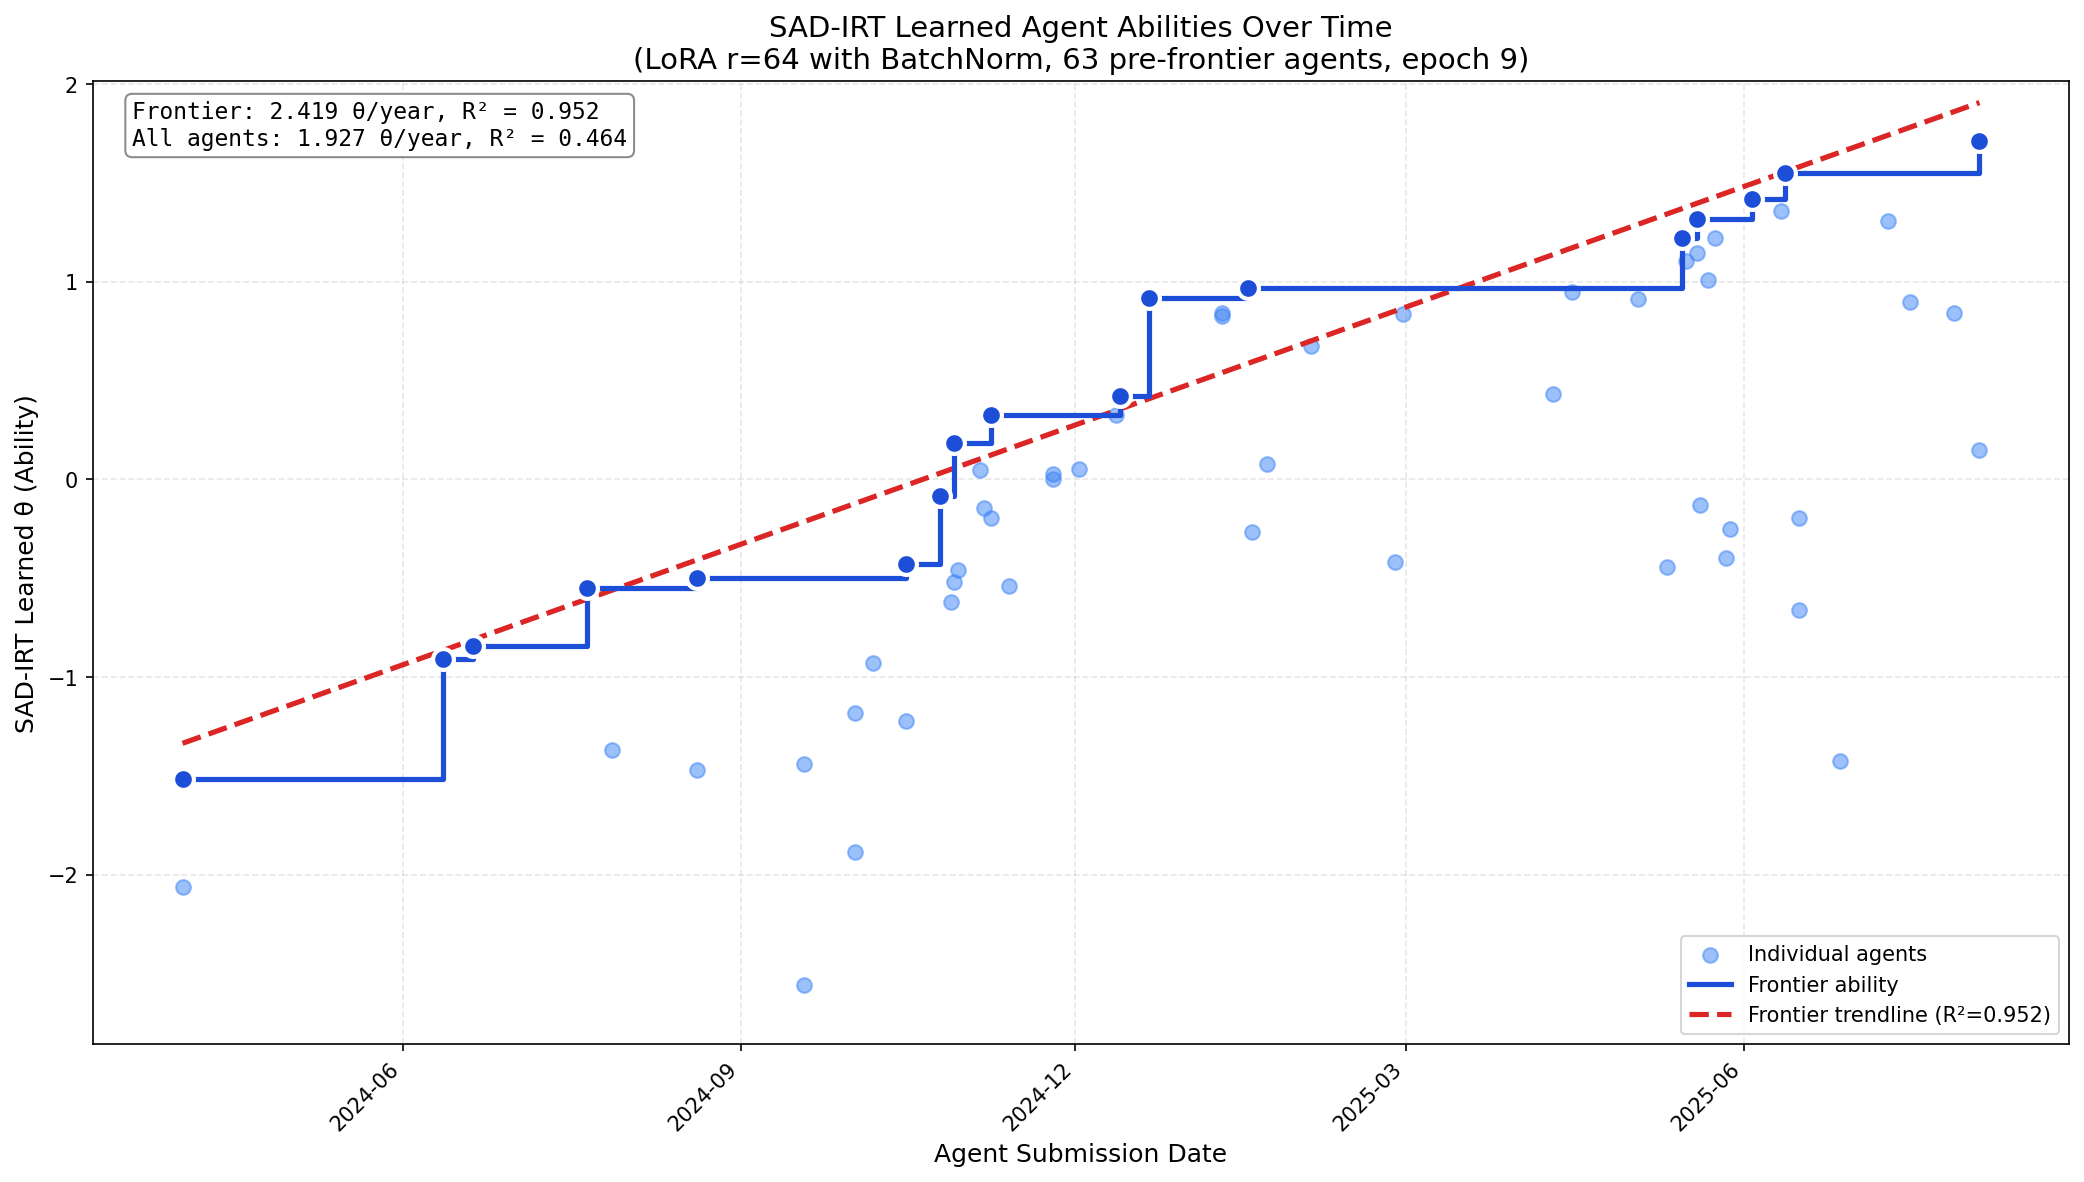

This chart was generated by the following Python code:
"""
Plot SAD-IRT learned theta (ability) values vs agent submission date.

X-axis: Date (agent submission date from YYYYMMDD prefix)
Y-axis: SAD-IRT learned ability (theta) from checkpoint

This is analogous to frontier_ability_over_time.py but uses learned theta
values from SAD-IRT training instead of oracle IRT.
"""

import json
import re
from datetime import datetime
from pathlib import Path

import matplotlib.pyplot as plt
import matplotlib.dates as mdates
import numpy as np
import pandas as pd
import torch
from scipy import stats


# Paths
PROJECT_ROOT = Path(__file__).parent.parent.parent
CHECKPOINT_PATH = PROJECT_ROOT / "chris_output/sad_irt_long/full_20260118_024625_psi_batchnorm_lora_r64/checkpoint_epoch_9_step4248_20260118_044922.pt"
RESPONSE_MATRIX_PATH = PROJECT_ROOT / "clean_data/swebench_verified/swebench_verified_20251120_full.jsonl"
TRAJECTORY_DIR = PROJECT_ROOT / "chris_output/trajectory_summaries_api"
CUTOFF_DATE = "20250807"


def extract_date_prefix(agent_name: str) -> str:
    """Extract YYYYMMDD date prefix from agent name."""
    match = re.match(r"^(\d{8})_", agent_name)
    if match:
        return match.group(1)
    return ""


def extract_submission_date(agent_name: str) -> datetime | None:
    """Extract the submission date from agent name (YYYYMMDD prefix)."""
    try:
        date_str = agent_name[:8]
        return datetime.strptime(date_str, "%Y%m%d")
    except (ValueError, IndexError):
        return None


def get_short_name(agent_name: str) -> str:
    """Get a shortened display name for an agent."""
    name = agent_name[9:] if len(agent_name) > 9 else agent_name
    if len(name) > 35:
        name = name[:32] + "..."
    return name


def get_pre_frontier_agents(
    response_matrix_path: Path,
    trajectory_dir: Path,
    cutoff_date: str = "20250807",
) -> list:
    """Get pre-frontier agents in exact order used during training.

    This replicates the filtering logic from train_evaluate.py to ensure
    agent indices match the checkpoint.
    """
    # Read agents in response matrix order (this preserves the order)
    agents = []
    with open(response_matrix_path) as f:
        for line in f:
            data = json.loads(line)
            agents.append(data["subject_id"])

    # Filter to agents with trajectories
    traj_agents = {p.name for p in trajectory_dir.iterdir() if p.is_dir() and not p.name.startswith("_")}
    agents_with_traj = [a for a in agents if a in traj_agents]

    # Filter to pre-frontier (date < cutoff)
    pre_frontier = []
    for agent in agents_with_traj:
        date_prefix = extract_date_prefix(agent)
        if date_prefix and date_prefix < cutoff_date:
            pre_frontier.append(agent)

    return pre_frontier


def main():
    # Load checkpoint (CPU only, fast)
    print(f"Loading checkpoint from {CHECKPOINT_PATH}...")
    checkpoint = torch.load(CHECKPOINT_PATH, map_location="cpu", weights_only=False)

    # Extract theta values
    theta_weight = checkpoint["model_state_dict"]["theta.weight"]  # (num_agents, 1)
    theta_values = theta_weight.squeeze(-1).numpy()  # (num_agents,)
    print(f"  Loaded {len(theta_values)} theta values")

    # Get agent ordering (must match training)
    agents = get_pre_frontier_agents(RESPONSE_MATRIX_PATH, TRAJECTORY_DIR, CUTOFF_DATE)
    print(f"  Found {len(agents)} pre-frontier agents with trajectories")

    if len(agents) != len(theta_values):
        print(f"WARNING: Mismatch - {len(agents)} agents vs {len(theta_values)} theta values")
        # Use the smaller count
        n = min(len(agents), len(theta_values))
        agents = agents[:n]
        theta_values = theta_values[:n]

    # Build dataframe with submission dates
    agent_data = []
    for i, agent_name in enumerate(agents):
        submission_date = extract_submission_date(agent_name)
        if submission_date:
            agent_data.append({
                "agent": agent_name,
                "short_name": get_short_name(agent_name),
                "theta": theta_values[i],
                "submission_date": submission_date,
            })
        else:
            print(f"  Could not extract date from: {agent_name}")

    df = pd.DataFrame(agent_data)
    print(f"\n{len(df)} agents with valid dates")

    # Sort by submission date
    df = df.sort_values("submission_date")

    # For each unique date, find the maximum ability of agents submitted on or before that date
    df_grouped = df.groupby("submission_date").agg({
        "theta": "max",
        "short_name": lambda x: list(x),
        "agent": lambda x: list(x),
    }).reset_index()

    df_grouped = df_grouped.sort_values("submission_date")
    df_grouped["frontier_theta"] = df_grouped["theta"].cummax()

    # Compute linear regression on frontier (max ability at each date)
    first_date = df["submission_date"].min()
    frontier_changes = df_grouped[df_grouped["frontier_theta"].diff().fillna(1) > 0].copy()
    frontier_dates = frontier_changes["submission_date"]
    frontier_x = np.array([(d - first_date).days for d in frontier_dates])
    frontier_y = frontier_changes["frontier_theta"].values

    slope, intercept, r_value, p_value, std_err = stats.linregress(frontier_x, frontier_y)

    print(f"\nLinear regression on frontier:")
    print(f"  Slope: {slope:.6f} theta/day = {slope * 365:.3f} theta/year")
    print(f"  Intercept: {intercept:.3f}")
    print(f"  R-value: {r_value:.4f}")
    print(f"  R^2: {r_value**2:.4f}")
    print(f"  p-value: {p_value:.2e}")

    # Also compute regression on all agents (for reporting)
    all_x_days = np.array([(d - first_date).days for d in df["submission_date"]])
    all_y_theta = df["theta"].values
    slope_all, _, r_value_all, _, _ = stats.linregress(all_x_days, all_y_theta)
    print(f"\nLinear regression on all agents:")
    print(f"  Slope: {slope_all:.6f} theta/day = {slope_all * 365:.3f} theta/year")
    print(f"  R^2: {r_value_all**2:.4f}")

    # Create the plot
    fig, ax = plt.subplots(figsize=(14, 8))

    # Plot all individual agents as scatter points
    ax.scatter(df["submission_date"], df["theta"],
               alpha=0.5, s=50, color="#3b82f6", label="Individual agents", zorder=2)

    # Plot the frontier as a step function
    ax.step(df_grouped["submission_date"], df_grouped["frontier_theta"],
            where="post", linewidth=2.5, color="#1d4ed8", label="Frontier ability", zorder=4)

    # Mark each frontier improvement with a larger point
    ax.scatter(frontier_changes["submission_date"], frontier_changes["frontier_theta"],
               s=100, color="#1d4ed8", zorder=5, edgecolors="white", linewidths=2)

    # Plot the trendline (frontier)
    trendline_x = np.array([frontier_x.min(), frontier_x.max()])
    trendline_y = slope * trendline_x + intercept
    trendline_dates = [first_date + pd.Timedelta(days=int(x)) for x in trendline_x]
    ax.plot(trendline_dates, trendline_y,
            linewidth=2.5, color="#dc2626", linestyle="--",
            label=f"Frontier trendline (R²={r_value**2:.3f})", zorder=3)

    # Add annotation with regression stats
    stats_text = (
        f"Frontier: {slope * 365:.3f} θ/year, R² = {r_value**2:.3f}\n"
        f"All agents: {slope_all * 365:.3f} θ/year, R² = {r_value_all**2:.3f}"
    )
    ax.text(0.02, 0.98, stats_text, transform=ax.transAxes, fontsize=11,
            verticalalignment='top', fontfamily='monospace',
            bbox=dict(boxstyle='round', facecolor='white', edgecolor='gray', alpha=0.9))

    # Formatting
    ax.set_xlabel("Agent Submission Date", fontsize=12)
    ax.set_ylabel("SAD-IRT Learned θ (Ability)", fontsize=12)
    ax.set_title(
        "SAD-IRT Learned Agent Abilities Over Time\n"
        f"(LoRA r=64 with BatchNorm, {len(df)} pre-frontier agents, epoch 9)",
        fontsize=14
    )

    # Format x-axis dates
    ax.xaxis.set_major_formatter(mdates.DateFormatter("%Y-%m"))
    ax.xaxis.set_major_locator(mdates.MonthLocator(interval=3))
    plt.xticks(rotation=45, ha="right")

    # Add grid
    ax.grid(True, alpha=0.3, linestyle="--")
    ax.set_axisbelow(True)

    # Set y-axis limits with some padding
    y_min, y_max = df["theta"].min(), df["theta"].max()
    ax.set_ylim(y_min - 0.3, y_max + 0.3)

    # Legend
    ax.legend(loc="lower right", fontsize=10)

    # Tight layout
    plt.tight_layout()

    # Save
    output_path = PROJECT_ROOT / "chris_output/figures/sad_irt_theta_over_time.png"
    plt.savefig(output_path, dpi=150, bbox_inches="tight")
    print(f"\nSaved plot to: {output_path}")

    # Also save as PDF
    output_pdf = PROJECT_ROOT / "chris_output/figures/sad_irt_theta_over_time.pdf"
    plt.savefig(output_pdf, bbox_inches="tight")
    print(f"Saved PDF to: {output_pdf}")

    plt.close()


if __name__ == "__main__":
    main()
